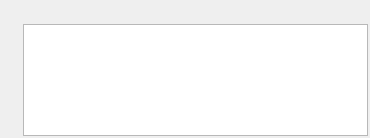
<?xml version="1.0" encoding="UTF-8"?>
<ui version="4.0">
 <class>SceneBeatItemWidget</class>
 <widget class="QWidget" name="SceneBeatItemWidget">
  <property name="geometry">
   <rect>
    <x>0</x>
    <y>0</y>
    <width>370</width>
    <height>138</height>
   </rect>
  </property>
  <property name="windowTitle">
   <string>Form</string>
  </property>
  <layout class="QVBoxLayout" name="verticalLayout">
   <property name="spacing">
    <number>3</number>
   </property>
   <property name="leftMargin">
    <number>2</number>
   </property>
   <property name="topMargin">
    <number>2</number>
   </property>
   <property name="rightMargin">
    <number>2</number>
   </property>
   <property name="bottomMargin">
    <number>2</number>
   </property>
   <item>
    <layout class="QHBoxLayout" name="layoutTop">
     <property name="spacing">
      <number>2</number>
     </property>
     <item>
      <widget class="QToolButton" name="btnPlaceholder">
       <property name="styleSheet">
        <string notr="true">border: 0px;</string>
       </property>
       <property name="text">
        <string/>
       </property>
      </widget>
     </item>
    </layout>
   </item>
   <item>
    <layout class="QHBoxLayout" name="layoutMiddle">
     <property name="spacing">
      <number>2</number>
     </property>
     <item>
      <widget class="QToolButton" name="btnIcon">
       <property name="styleSheet">
        <string notr="true">border: 0px;</string>
       </property>
       <property name="text">
        <string/>
       </property>
      </widget>
     </item>
     <item>
      <widget class="AutoAdjustableTextEdit" name="text"/>
     </item>
    </layout>
   </item>
  </layout>
 </widget>
 <customwidgets>
  <customwidget>
   <class>AutoAdjustableTextEdit</class>
   <extends>QTextEdit</extends>
   <header>src.main.python.plotlyst.view.widget.input</header>
  </customwidget>
 </customwidgets>
 <resources/>
 <connections/>
</ui>
